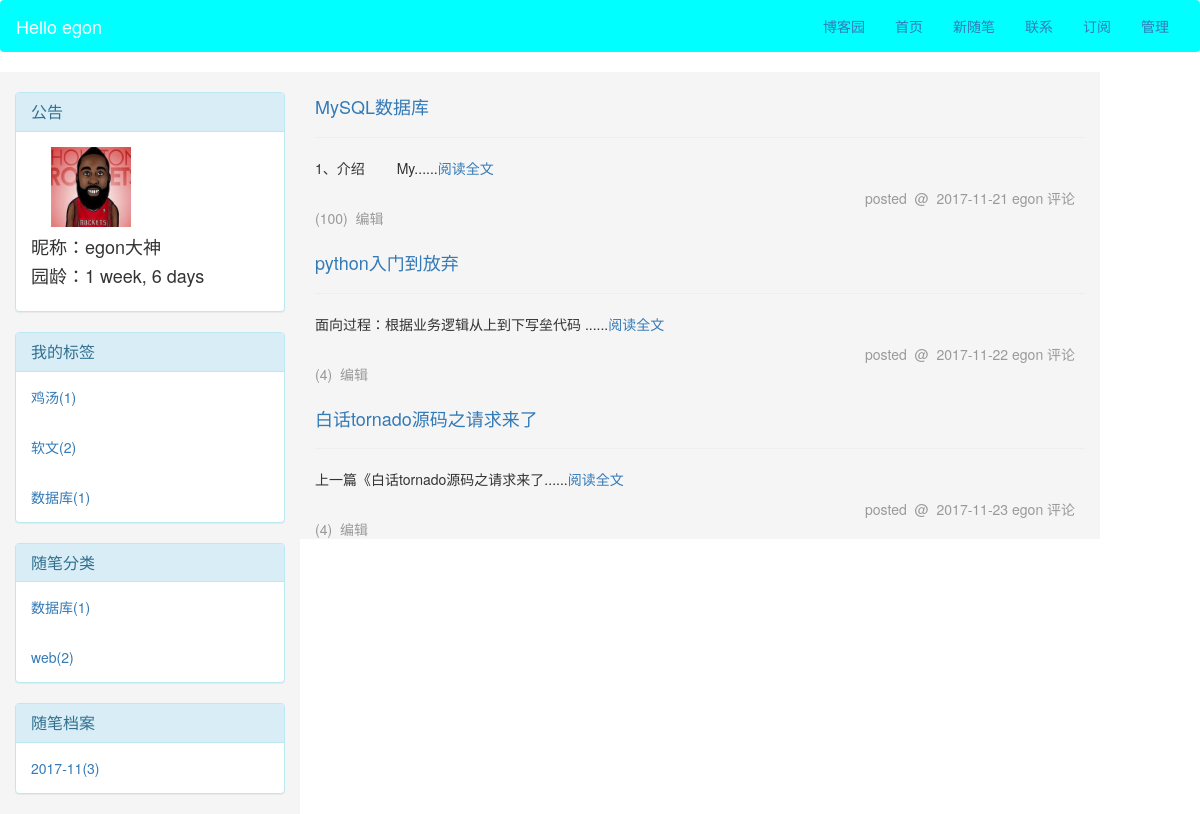
/blog/egon/, run on an earlier commit of the app's database.
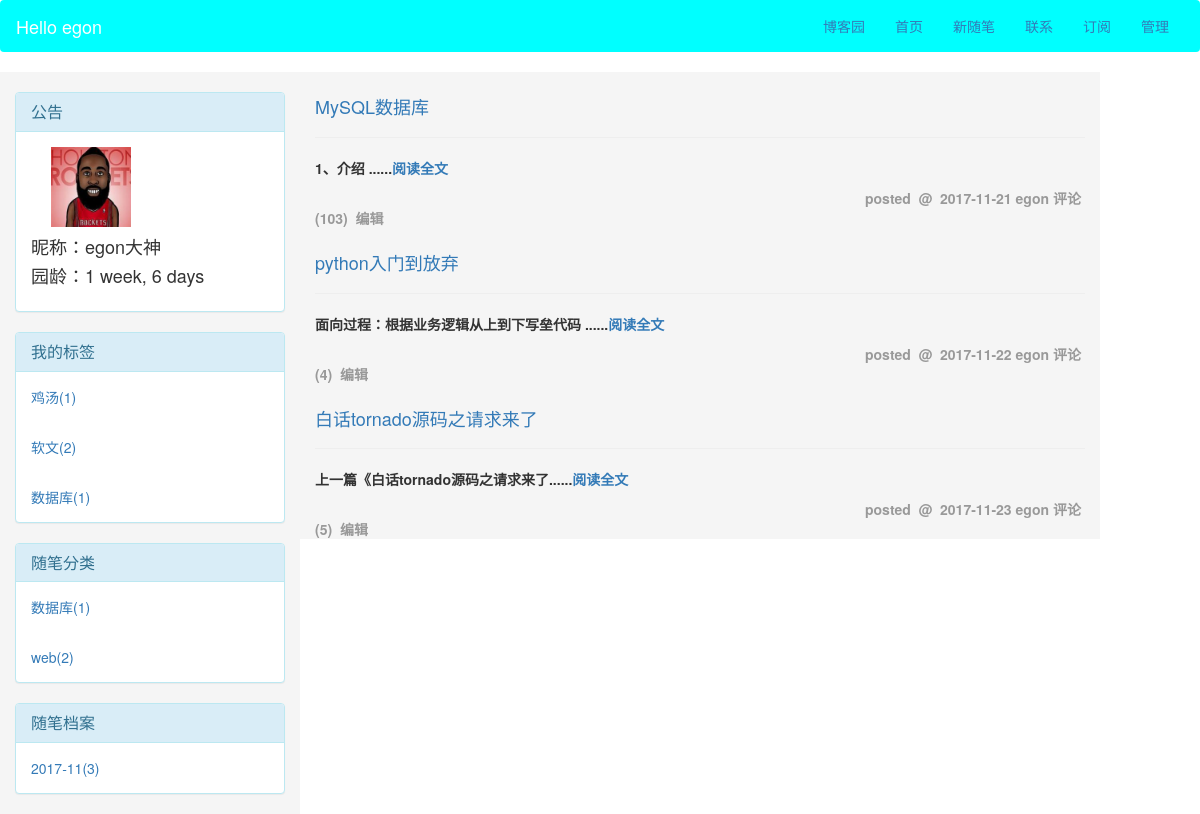
And on a later commit of the database.
### app01/models.py (models this page shows, shortened)
class Article(models.Model):
    title = models.CharField(max_length=64,verbose_name="文章标题")
    summary = models.CharField(max_length=244, verbose_name="文章概要")
    create_time = models.DateTimeField(verbose_name="创建时间",auto_now_add=True)
    update_time = models.DateTimeField(verbose_name="修改时间",auto_now=True)
    poll_count = models.IntegerField(verbose_name="点赞数",default=0)
    comment_count = models.IntegerField(verbose_name="评论数",default=0)
    read_count = models.IntegerField(verbose_name="阅读数",default=0)
    user = models.ForeignKey(to="User",verbose_name="所属作者",null=True,blank=True)
    classify = models.ForeignKey(to="Classfication",verbose_name="所属类别",null=True,blank=True)
    tags = models.ManyToManyField(to="Tag",through="Article2tag",through_fields=('article', 'tag'),verbose_name="所属标签")
    webartilecla = models.ForeignKey(verbose_name="文章所述主页文章类",to="Web_artile_cla",null=True)
    class Meta:
        verbose_name_plural = "文章表"

### app01/views.py (the view, shortened to what this page needs)
# urls.py: url(r'^(?P<username>.*)/(?P<leibie>tag|category|archive)/(?P<canshu>.*)/$', views.homeSite),
def homeSite(request,username,**kwargs):
    userobj = models.User.objects.filter(username=username).first()
    blog_obj = userobj.blog
    if not userobj:
        return render(request,"error.html")
    articlelist = userobj.article_set.all()
    classify_list = models.Classfication.objects.filter(blog=blog_obj).annotate(num=Count("article__id")).values_list("title","num","id")
    tag_list = models.Tag.objects.filter(blog=blog_obj).annotate(num=Count("article__id")).values_list("name","num","id")
    dates = models.Article.objects.filter(user=userobj).extra(select={"format_time":"strftime('%%Y-%%m',create_time)"}).values_list('format_time').annotate(Count('id'))
    return render(request,"home.html",{"username":username,"userobj":userobj,"articlelist":articlelist,
                                       "dates":dates,"tag_list":tag_list,"classify_list":classify_list})

### templates/home.html (shortened to what this page needs)
<!DOCTYPE html>
<html lang="en">
<head>
    <link rel="stylesheet" href="/static/bootstrap-3.3.7-dist/css/bootstrap.min.css">
</head>
<body>
<nav class="navbar" style="background-color: aqua">
  <div class="container-fluid">
    <div class="navbar-header">
      <a style="color:white" class="navbar-brand" href="/blog/{{ username }}">Hello&nbsp;{{ username }}</a>
    </div>
    <div class="collapse navbar-collapse" id="bs-example-navbar-collapse-1">
      <ul class="nav navbar-nav navbar-right">
        <li><a href="/">博客园</a></li>
        <li><a href="/">首页</a></li>
        <li><a href="#">新随笔</a></li>
        <li><a href="#">联系</a></li>
        <li><a href="#">订阅</a></li>
        <li><a href="/blog/cnblogs/">管理</a></li>
      </ul>
    </div>
  </div>
</nav>
<div class="container-fluid">
    <div class="row">
        <div class="col-md-3" style="background-color: whitesmoke">
            <div class="panel panel-info" style="margin-top: 20px">
                <div class="panel-heading">
                    <h3 class="panel-title">公告</h3>
                </div>
                <div class="panel-body">
                    <img src="{{ userobj.info.avatar.url }}" width="80" height="80" style="margin-left: 20px">
                <h4>昵称：{{ userobj.info.nickname }}</h4>
                <h4>园龄：{{ userobj.create_time|timesince }}</h4>
                </div>
            </div>
            <div class="panel panel-info">
                <div class="panel-heading">
                    <h3 class="panel-title">我的标签</h3>
                </div>
                {% for tag in tag_list %}
                <div class="panel-body">
                    <a href="/blog/{{ username }}/tag/{{ tag.2 }}">{{ tag.0 }}({{ tag.1 }})</a>
                    </div>
                {% endfor %}
            </div>
            <div class="panel panel-info">
                <div class="panel-heading">
                    <h3 class="panel-title">随笔分类</h3>
                </div>
                    {% for classify in classify_list %}
                        <div class="panel-body">
                            <a href="/blog/{{ username }}/category/{{ classify.2 }}">{{ classify.0 }}({{ classify.1 }})</a>
                        </div>
                    {% endfor %}
            </div>
            <div class="panel panel-info">
                <div class="panel-heading">
                    <h3 class="panel-title">随笔档案</h3>
                </div>
                {% for time in dates %}
                     <div class="panel-body">
                         <a href="/blog/{{ username }}/archive/{{ time.0 }}">{{ time.0 }}({{ time.1 }})</a>
                    </div>
                {% endfor %}
            </div>
        </div>
    {% block article %}
            <div class="col-md-8" style="background-color: whitesmoke">
            {% for article in articlelist %}
                    <div style="margin-top: 25px"><h4><a href="/blog/{{ username }}/p/{{ article.id }}">{{ article.title }}</a></h4></div>
                    <hr>
                    <div>{{ article.summary|safe }}......<a href="/blog/{{ username }}/p/{{ article.id }}">阅读全文</a></div>
                <span style="margin-left: 550px;color: #999">
                    posted &nbsp;@ &nbsp;{{ article.create_time|date:"Y-m-d" }}&nbsp;{{ username }}&nbsp;评论({{ article.comment_count }})
                    &nbsp;<a style="color: #999" href="/blog/cnblogs/{{ article.id }}/">编辑</a></span>
            {% endfor %}
        </div>
    {% endblock %}
    </div>
</div>
</body>
</html>

What changed in the data, as far as the page shows it:
changed Article "MySQL数据库": summary "1、介绍 My" → "1、介绍"; comment_count "100" → "103"
changed Article "白话tornado源码之请求来了": comment_count "4" → "5"
